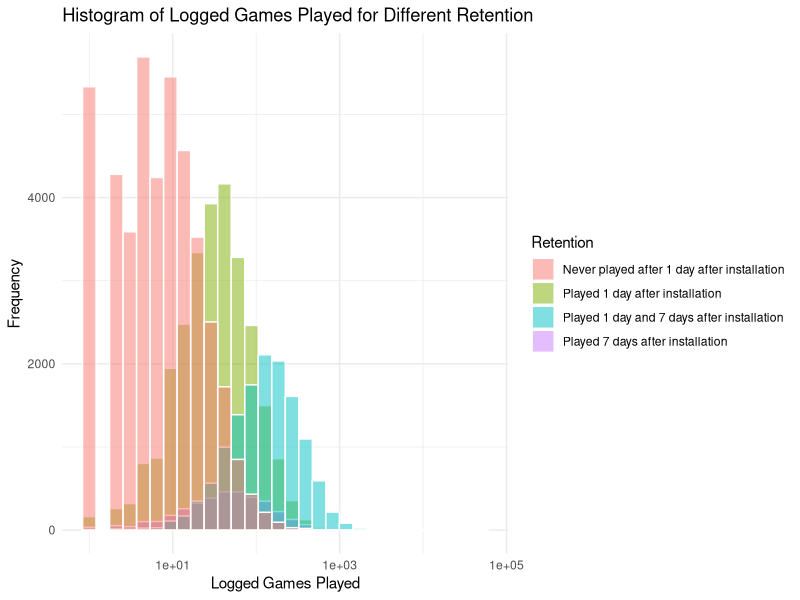
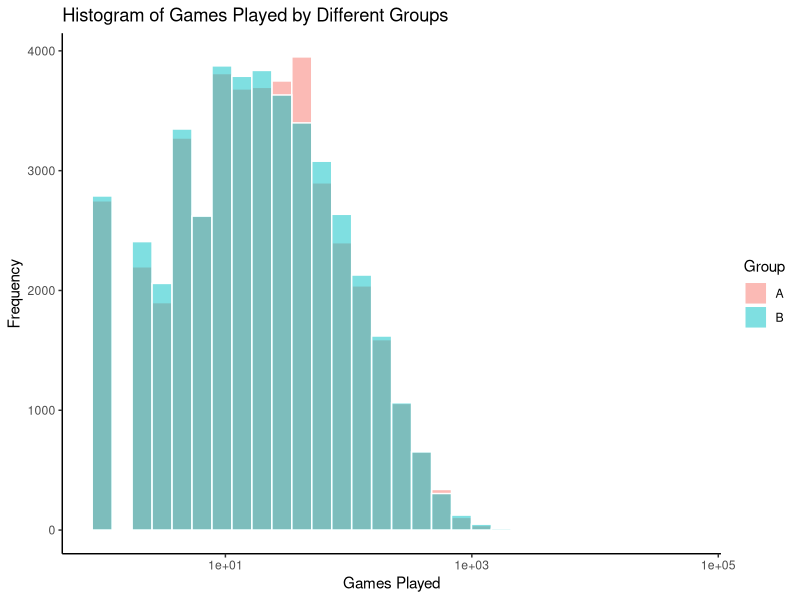
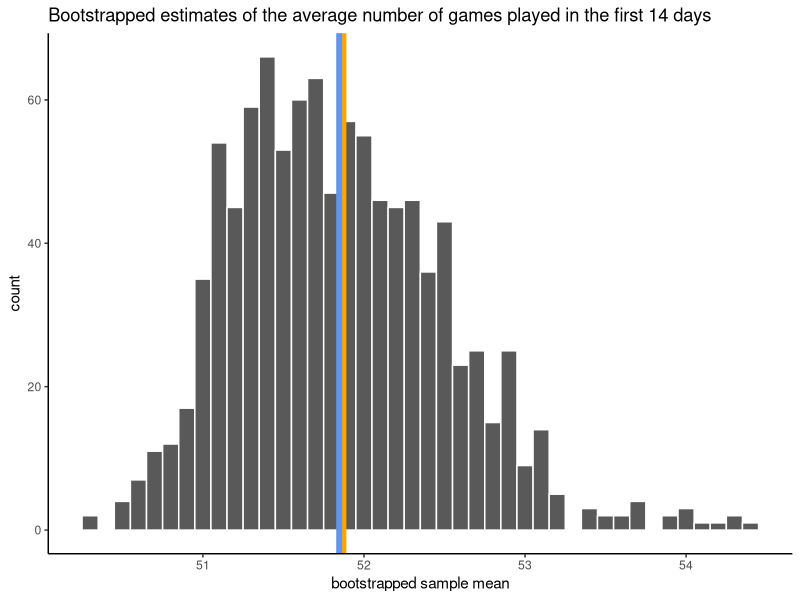
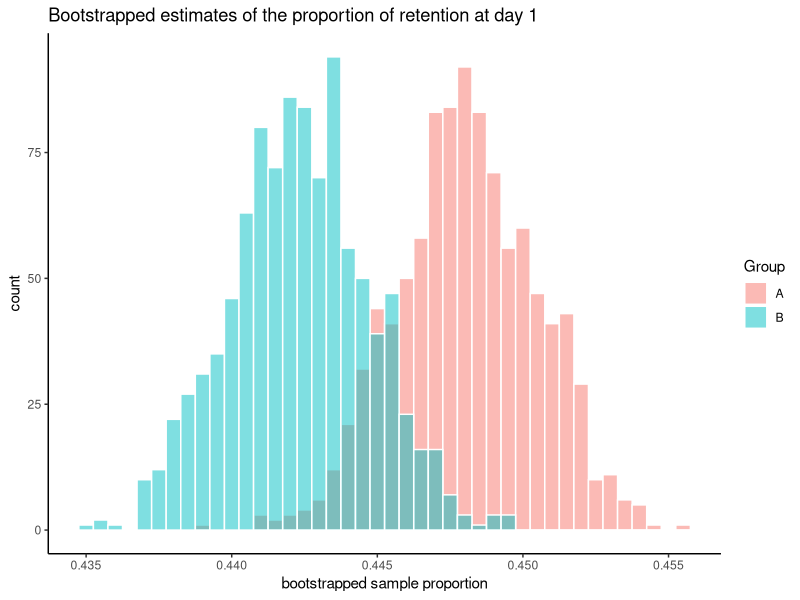

Source code (R) for these figures, in order: (Note: this script raises an error after producing the figures.)
## ---- chunk 1
options(tinytex.verbose = TRUE)
## ---- chunk 2
library(tidyverse)
library(knitr)
dat <- read_csv("game_data.csv")
## ---- chunk 3

only_retained_1 <- filter(dat, retained_1 == "TRUE", retained_7 == "FALSE")$games_played
only_retained_7 <- filter(dat, retained_1 == "FALSE", retained_7 == "TRUE")$games_played
retained_both <- filter(dat, retained_1 == "TRUE", retained_7 == "TRUE")$games_played
retained_neither <- filter(dat, retained_1 == "FALSE", retained_7 == "FALSE")$games_played

ggplot(show.legend = TRUE) +
  geom_histogram(aes(only_retained_1, 
                     fill = "Played 1 day after installation"), 
                 alpha = 0.5, col = "white") +
  geom_histogram(aes(only_retained_7, 
                     fill = "Played 7 days after installation"), 
                 alpha = 0.5, 
                 col = "white") +
  geom_histogram(aes(retained_both, 
                     fill = "Played 1 day and 7 days after installation"), 
                 alpha = 0.5, 
                 col = "white") +
  geom_histogram(aes(retained_neither, 
                     fill = "Never played after 1 day after installation"), 
                 alpha = 0.5, 
                 col = "white") +
  scale_x_log10() +
  labs(x = "Logged Games Played", 
       y = "Frequency", 
       title = "Histogram of Logged Games Played for Different Retention"
       ) +
  scale_fill_discrete(name = "Retention") +
  theme_minimal()

## ---- chunk 4

group_a <- filter(dat, group == "A")
group_b <- filter(dat, group == "B")

ggplot(show.legend = TRUE) +
  geom_histogram(aes(group_a$games_played, 
                     fill = "A"), 
                 alpha = 0.5, 
                 col = "white") +
  geom_histogram(aes(group_b$games_played, 
                     fill = "B"), 
                 alpha = 0.5, 
                 col = "white") +
  scale_x_log10() +
  labs(x = "Games Played", 
       y = "Frequency", 
       title = "Histogram of Games Played by Different Groups"
       ) +
  scale_fill_discrete(name = "Group") +
  theme_classic()

## ---- chunk 5

group_a <- filter(dat, group == "A")
group_b <- filter(dat, group == "B")
proportion_1day <- function(x) {return(nrow(filter(x, retained_1 == "TRUE")) / nrow(x))}
proportion_7day <- function(x) {return(nrow(filter(x, retained_7 == "TRUE")) / nrow(x))}

group_a_1day <- proportion_1day(group_a)
group_a_1day
#0.4481879

group_b_1day <- proportion_1day(group_b)
group_b_1day
#0.4422827

group_a_7day <- proportion_7day(group_a)
group_a_7day
#0.1902013

group_b_7day <- proportion_7day(group_b)
group_b_7day
#0.182

## ---- chunk 6


n_2a <- nrow(dat)
alpha_2a <- 0.05
mu_2a <- mean(dat$games_played)
sigma_2a <- sd(dat$games_played)

t_2a <- qt(1 - alpha_2a/2, n_2a-1)
theoretical_ci_2a <- c(mu_2a - t_2a * sigma_2a / sqrt(n_2a), 
                    mu_2a + t_2a * sigma_2a / sqrt(n_2a))
theoretical_ci_2a

# confirm that it agrees with the inbuilt function
t.test(dat$games_played)$conf.int

## ---- chunk 7

sample_data_2b <- dat$games_played
alpha_2b <- 0.05
set.seed(90000)

# draw N non-parametric bootstrap samples from our sample
samples_boot_2b <- map(1:1000, ~sample(sample_data_2b, replace = TRUE))

# calculate the (bootstrap) mean for each bootstrap sample
boot_means_2b <- map_dbl(samples_boot_2b, ~mean(.))

# plot histogram of bootstrap estimates
ggplot() +
  geom_histogram(aes(x = boot_means_2b), 
                 color = "white",
                 binwidth = 0.1) +
  # add a line for the sample estimate of the mean
  geom_vline(xintercept = mean(sample_data_2b), 
             color = "orange", size = 2) +
  # add a line for the bootstrapped estimate of the mean
  geom_vline(xintercept = mean(boot_means_2b), 
             color = "cornflowerblue", size = 2) +
  labs(x = "bootstrapped sample mean", 
       title = "Bootstrapped estimates of the average number of games played in the first 14 days") +
  theme_classic()

# compute a 95% CI from these bootstrapped means
boot_ci <- c(quantile(boot_means_2b, alpha_2b/2), 
             quantile(boot_means_2b, (1 - alpha_2b/2)))
boot_ci

## ---- chunk 8

set.seed(90000)

#Group A
# draw 1000 non-parametric bootstrap samples from our sample
samples_boot_a_2c <- map(1:1000, ~sample(group_a$retained_1, replace = TRUE))
# calculate the (bootstrap) proportion for each bootstrap sample
boot_props_a_2c <- map_dbl(samples_boot_a_2c, ~mean(.))

#Group B
# draw 1000 non-parametric bootstrap samples from our sample
samples_boot_b_2c <- map(1:1000, ~sample(group_b$retained_1, replace = TRUE))
# calculate the (bootstrap) proportion for each bootstrap sample
boot_props_b_2c <- map_dbl(samples_boot_b_2c, ~mean(.))

# plot histogram of bootstrap estimates
ggplot() +
  geom_histogram(aes(x = boot_props_a_2c, fill = "A"), alpha = 0.5, col = "white",
                 binwidth = 0.0005) +
  geom_histogram(aes(x = boot_props_b_2c, fill = "B"), alpha = 0.5, col = "white",
                 binwidth = 0.0005) +
  scale_fill_discrete(name = "Group") +
  labs(x = "bootstrapped sample proportion", 
       title = "Bootstrapped estimates of the proportion of retention at day 1") +
  theme_classic()


## ---- chunk 9

set.seed(90000)

#Group A
# draw 1000 non-parametric bootstrap samples from our sample
samples_boot_a_2d <- map(1:1000, ~sample(group_a$retained_7, replace = TRUE))
# calculate the (bootstrap) proportion for each bootstrap sample
boot_props_a_2d <- map_dbl(samples_boot_a_2d, ~mean(.))

#Group B
# draw 1000 non-parametric bootstrap samples from our sample
samples_boot_b_2d <- map(1:1000, ~sample(group_b$retained_7, replace = TRUE))
# calculate the (bootstrap) proportion for each bootstrap sample
boot_props_b_2d <- map_dbl(samples_boot_b_2d, ~mean(.))

# plot histogram of bootstrap estimates
ggplot() +
  geom_histogram(aes(x = boot_props_a_2d, fill = "A"), alpha = 0.5, col = "white",
                 binwidth = 0.0005) +
  geom_histogram(aes(x = boot_props_b_2d, fill = "B"), alpha = 0.5, col = "white",
                 binwidth = 0.0005) +
  scale_fill_discrete(name = "Group") +
  labs(x = "bootstrapped sample proportion", 
       title = "Bootstrapped estimates of the proportion of retention at day 7") +
  theme_classic()

## ---- chunk 10

n_3a <- length(dat$games_played)
x_bar_3a <- mean(dat$games_played)
sd_3a <- sd(dat$games_played)

t_3a <- (x_bar_3a - 52) / (sd_3a / sqrt(n_3a))
pval_3a <- pt(t_3a, df = n_3a-1)
pval_3a

# confirm that it agrees with the inbuilt function
t.test(dat$games_played, mu = 52, alternative = "less", correct = FALSE)


## ---- chunk 11

n_3c <- nrow(group_a)
m_3c <- nrow(group_b)
xbar_3c <- mean(group_a$games_played)
ybar_3c <- mean(group_b$games_played)
s1_3c <- sd(group_a$games_played)
s2_3c <- sd(group_b$games_played)

s1_3c - s2_3c
# != 0, so unequal variance, no pooled variance

df_3c <- (s1_3c^2/n_3c + s2_3c^2/m_3c)^2 / (s1_3c^4 / (n_3c^2 * (n_3c-1)) + s2_3c^4 / (m_3c^2 * (m_3c-1)))
t_3c <- (xbar_3c - ybar_3c) / (sqrt(s1_3c^2/n_3c + s2_3c^2 / m_3c))
pval_3c <- 2 * (1 - pt(abs(t_3c), df_3c))
pval_3c

# Compare with variance unequal (Welch's) test
t.test(group_a$games_played, group_b$games_played, alternative = "two.sided", correct = FALSE)

## ---- chunk 12

n_3d <- length(group_a$retained_1)
m_3d <- length(group_b$retained_1)
p1_3d <- mean(group_a$retained_1)
p2_3d <- mean(group_b$retained_1)
s1_3d <- sd(filter(group_a, retained_1 == TRUE)$games_played)
s2_3d <- sd(filter(group_b, retained_1 == TRUE)$games_played)
p_3d <- mean(c(group_a$retained_1, group_b$retained_1))

z_3d <- (p1_3d - p2_3d - 0) / (sqrt(p_3d * (1 - p_3d) * (1/n_3d + 1/m_3d)))
pval_3d <- 2 * (1 - pnorm(abs(z_3d)))
pval_3d

# Compare with variance unequal (Welch's) test
prop.test(x = c(sum(group_a$retained_1), 
                sum(group_b$retained_1)), 
          n = c(n_3d, m_3d), 
          alternative = "two.sided", 
          correct = FALSE)

## ---- chunk 13

n_3e <- length(group_a$retained_7)
m_3e <- length(group_b$retained_7)
p1_3e <- mean(group_a$retained_7)
p2_3e <- mean(group_b$retained_7)
s1_3e <- sd(filter(group_a, retained_7 == TRUE)$games_played)
s2_3e <- sd(filter(group_b, retained_7 == TRUE)$games_played)
p_3e <- mean(c(group_a$retained_7, group_b$retained_7))

z_3e <- (p1_3e - p2_3e - 0) / (sqrt(p_3e * (1 - p_3e) * (1/n_3e + 1/m_3e)))
pval_3e <- 2 * (1 - pnorm(abs(z_3e)))
pval_3e

# Compare with variance unequal (Welch's) test
prop.test(x = c(sum(group_a$retained_7), 
                sum(group_b$retained_7)), 
          n = c(n_3e, m_3e), 
          alternative = "two.sided", 
          correct = FALSE)

